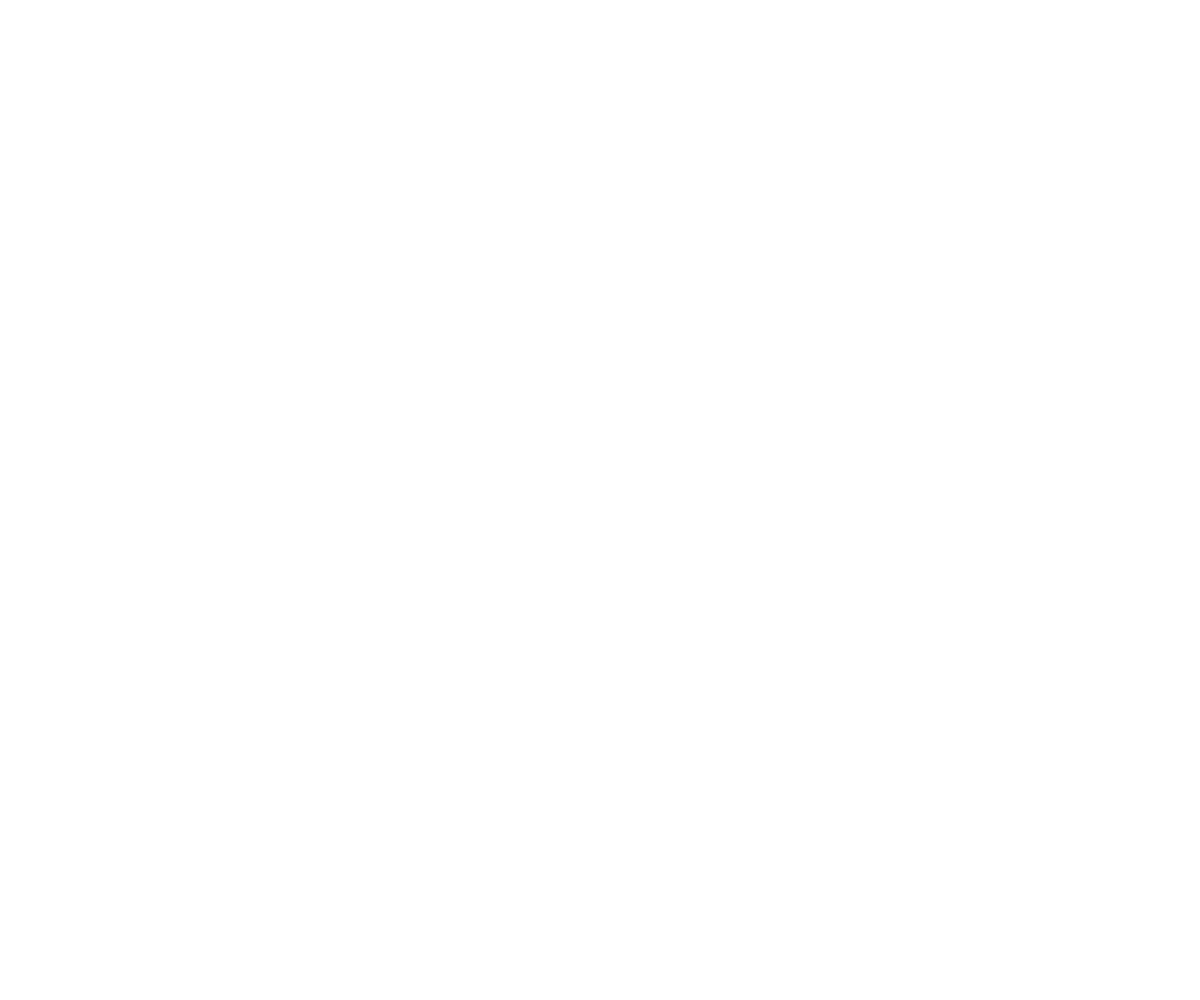
Frame 1 (no input)
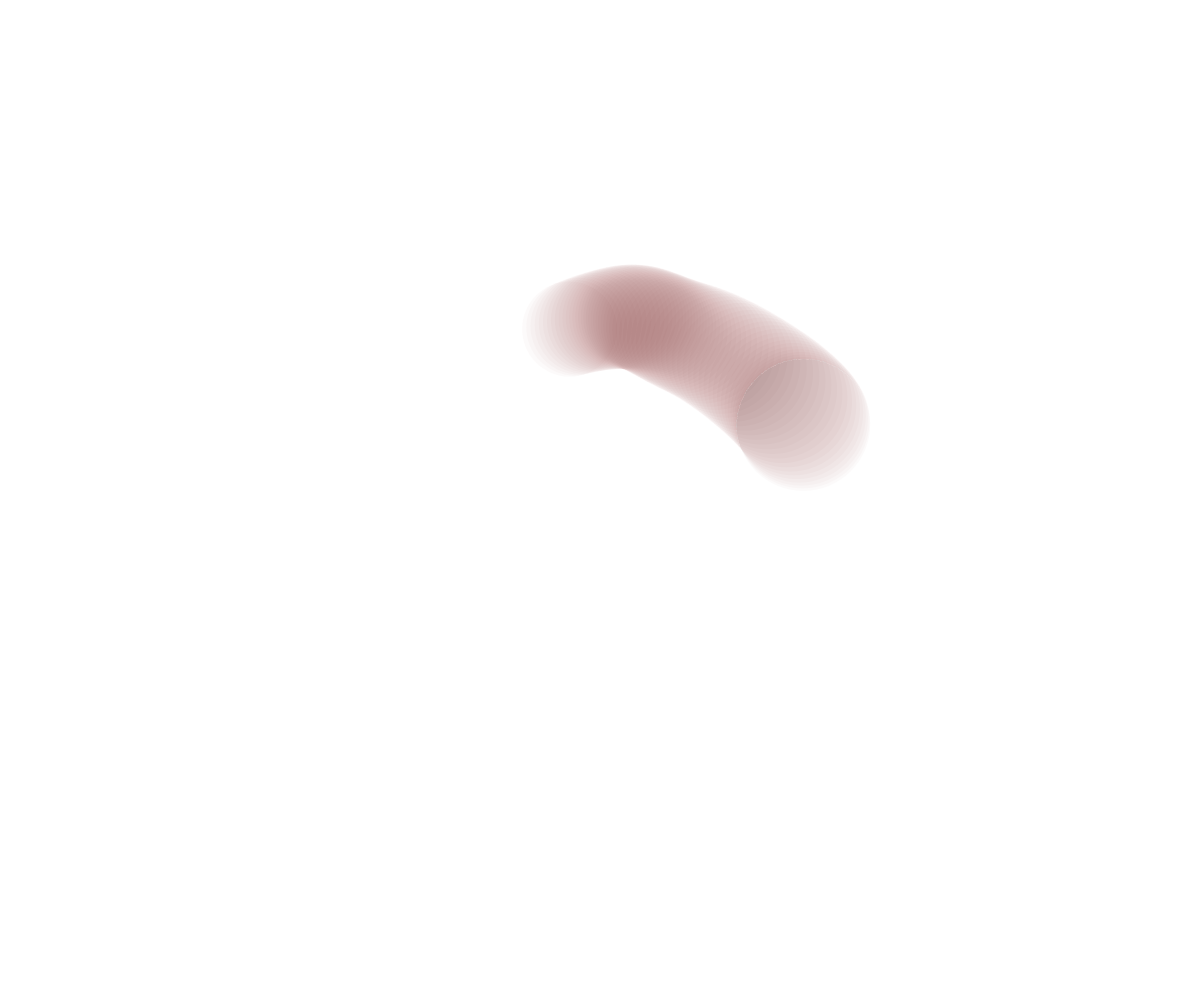
Frame 60 (no input)
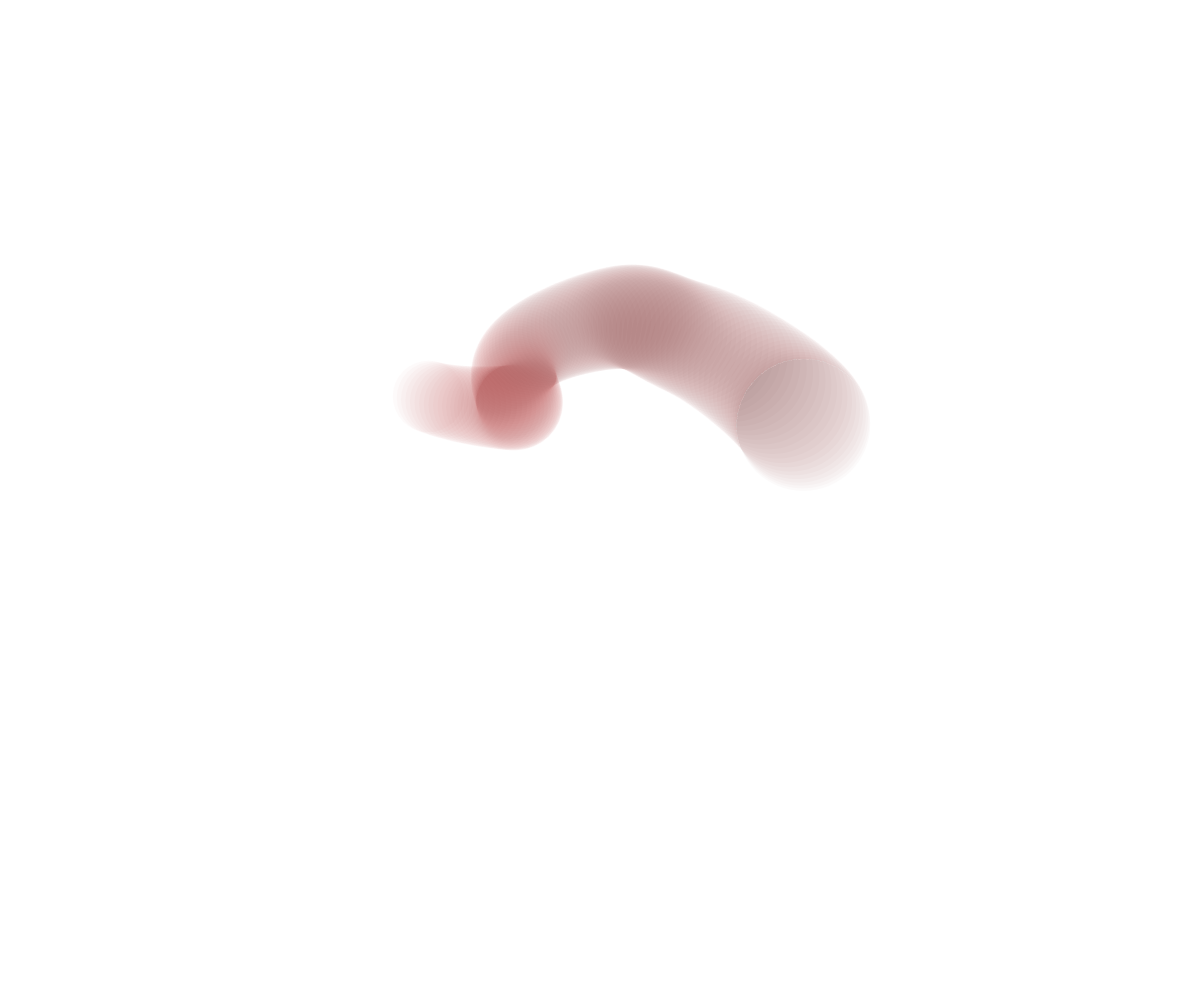
Frame 120 (the mouse pressed at the canvas centre since frame 60)

The p5.js sketch that drew these frames (run headless with seeded random() and noise() and a simulated clock; from frame 60 on, the mouse is pressed at the canvas centre):

// p5.js sketch
// ── sketch.js
var xoff;
var yoff;
var roff;
var goff;
var boff;

function setup() {
  createCanvas(windowWidth, windowHeight);
  xoff = 0;
  yoff = 0.5;
  roff = 1;
  goff = 2;
  boff = 3;
}

function draw() {
  noStroke();
  blendMode(MULTIPLY);
  
  var noiseyX = noise(xoff);
    var x = map(noiseyX, 0, 1, 0, width);
    var noiseyY = noise(yoff);
    var y = map(noiseyY, 0, 1, 0, height);
    ellipse(x,y,noise(xoff)*200,noise(xoff)*200);
  
  fill(noise(roff)*255,noise(goff)*0,noise(boff)*0, 5)
  
  xoff += 0.005;
  yoff += 0.005;
  roff += 0.01;
  goff += 0.01;
  boff += 0.01;
}
